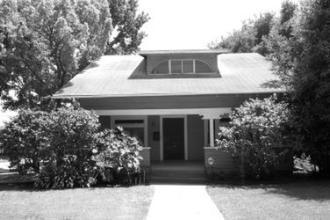
#> input picture models/images/scene_categories/CALsuburb/image_0019.jpg, 330 x 220 px, found by its file name; its folder holds 3 pictures in this run
$ jupyter execute --allow-errors Scene_recognition.ipynb   (shell and % lines are left out)
#> lines starting #> are read from the running program, lines starting #| are printed output that depends on the picture
# Scene Recognition by Combining Local and Global Image Descriptors

**Approach** : We make use of global feature descriptors as well as local feature descriptors simultaneously to represent each image, to improve recognition accuracy. Our basic steps are as follows

**1. Feature Extraction** : From each image, we first extract DAISY features [1] corresponding to the keypoints detected from the image. We make use of the skimage library (scikit-image) [2] for feature extraction. Corresponding to each keypoint in the image, there would be a DAISY descriptor with dimensions controlled by the parameters step size (distance between descriptor sampling points) and radius (describing size of the scanning area). We also extract a standard HOG descriptor corresponding to the entire image at a different granularity (by making use of the parameters pixels_per_cell, cells_per_block and orientations), effectively allowing us to choose features at different scales.

**2. Encoding** : We make use of the local DAISY features corresponding to each keypoints, to perform the encoding. We use the standard "bag-of-visual-words" concept here. Concretely, we apply K-means algorithm to quantize DAISY features into 'K' clusters to form "visual words". Thus, K becomes the size of our vocabulary. Corresponding to each image, we construct a histogram with 'K' as the dimensionality, based on this vocabulary.

**3. Pooling** : We make use of a 2-level pooling scheme. From the DAISY features, we construct a histogram by representing frequency of each visual word in each image. We do this by taking each key point in the image and looking up the cluster_id corresponding to that DAISY descriptor and incrementing the count corresponding to that bin in our histogram. This procedure is effectively a "sum pooling". We do an L2 normalization of the resulting histogram to form a "DAISY histogram feature". For the 2nd level pooling, we take the HOG global descriptor corresponding to each image and do an L2 normalization followed by a concatenation with the corresponding DAISY histogram feature.

**4. Classification** : We make use of the standard SVM classifier with various kernels. We utilize the sckit-learn (sklearn) library [3] for the SVM implementations. We do cross-validation by randomly splitting the dataset into a training and testing set. We construct the "visual vocabulary" as well as training feature vectors from the training split. We report the overall accuracy, confusion-matrix as well as standard information-retrieval statistics such as Precision, Recall and F-measure.

#### REFERENCES ########

[1] Tola, Engin, Vincent Lepetit, and Pascal Fua. "A fast local descriptor for dense matching." Computer Vision and Pattern Recognition, 2008. CVPR 2008. IEEE Conference on. IEEE, 2008.

[2] Van der Walt, Stefan, et al. "scikit-image: image processing in Python." PeerJ 2 (2014): e453.

[3] Pedregosa, Fabian, et al. "Scikit-learn: Machine learning in Python." Journal of Machine Learning Research 12.Oct (2011): 2825-2830.

In case if you find our code to be helpful, please consider citing our paper http://arxiv.org/abs/1702.06850. Wilson, J., Arif, M. (2017). Scene Recognition by Combining Local and Global Image Descriptors. arXiv preprint arXiv:1702.06850.

[cell 1]
### import required libraries ###
### file/folder manipulation ###
from urllib.request import urlretrieve
from os import listdir
from os.path import isfile, join, exists
from zipfile import ZipFile
##for random split of dataset into a training set and a test set ###
from sklearn.model_selection import train_test_split
## image processing routines for feature extraction/transformation##
from skimage.feature import daisy,hog
from skimage import io
from skimage.color import rgb2gray
import skimage
import numpy as np
import pandas as pd
from tqdm import tqdm
import matplotlib.pyplot as plt

from sklearn.cluster import KMeans
from sklearn.cluster import MiniBatchKMeans
from sklearn import svm

from sklearn import metrics
from sklearn.metrics import accuracy_score
from sklearn.metrics import confusion_matrix
from sklearn.metrics import classification_report

import matplotlib.pyplot as plt

#### Download Dataset

[cell 2]
import os
import zipfile

zip_path = r"C:\Users\GOWTHAM\OneDrive\Desktop\VARUN\ChordShot\models\images\scene_categories (1).zip"
extract_path = r"C:\Users\GOWTHAM\OneDrive\Desktop\VARUN\ChordShot\models\images\scene_categories"

# Check if the folder already exists
if not os.path.exists(extract_path):
    print("Extracting scene_categories.zip...")

    with zipfile.ZipFile(zip_path, "r") as zip_ref:
        zip_ref.extractall(extract_path)

    print("Extraction complete!")
else:
    print("Dataset already extracted.")

#### Get all the filenames (including the full path) in a folder as a list.

[cell 3]
import os

def get_filenames(path):
    """Returns a list of file paths in the given directory."""
    return [os.path.join(path, f) for f in os.listdir(path) if os.path.isfile(os.path.join(path, f))]

[cell 4]
file_list = get_filenames(r"C:\Users\GOWTHAM\OneDrive\Desktop\VARUN\ChordShot\models")
print(file_list)

#### Function to extract daisy features as well as hog features from an image

[cell 5]
def extract_daisy_and_hog_features_from_image(
    file_path,
    daisy_step_size=32,
    daisy_radius=32,
    hog_pixels_per_cell=16,
    hog_cells_per_block=1
):
    """Extracts DAISY and HOG features from an image."""

    # Read the image
    img = io.imread(file_path)

    # Convert to grayscale only if it has 3 channels (RGB)
    if len(img.shape) == 3:
        img = rgb2gray(img)

    # Resize the image to a standard size
    img = skimage.transform.resize(img, (300, 250))

    # Extract DAISY features
    descs = daisy(
        img, step=daisy_step_size, radius=daisy_radius, rings=2,
        histograms=8, orientations=8, visualize=False
    )

    # Reshape DAISY descriptors
    descs_num = descs.shape[0] * descs.shape[1]
    daisy_descriptors = descs.reshape(descs_num, descs.shape[2])

    # Extract HOG features
    hog_descriptor = hog(
        img, orientations=8, pixels_per_cell=(hog_pixels_per_cell, hog_pixels_per_cell),
        cells_per_block=(hog_cells_per_block, hog_cells_per_block),
        visualize=False, feature_vector=True
    )

    return daisy_descriptors, hog_descriptor

[cell 6]
from skimage.io import imread
def plot_file(fname):
    """Reads an image file and plots it in grayscale."""
    img_data = imread(fname)

    # Convert to grayscale only if the image has 3 channels (RGB)
    if len(img_data.shape) == 3:
        img_data = rgb2gray(img_data)

    plt.imshow(img_data, cmap='Greys_r')
    plt.axis("off")  # Hide axis for a cleaner look
    plt.show()

[cell 7]
base_path = r"C:\Users\GOWTHAM\OneDrive\Desktop\VARUN\ChordShot\models\images\scene_categories"

# Correct file path
fname = os.path.join(base_path, r"C:\Users\GOWTHAM\OneDrive\Desktop\VARUN\ChordShot\models\images\scene_categories\kitchen\image_0001.jpg")

# Plot the image (fixed function)
#> (the rest of this cell did not finish here and is left out)

[cell 8]
img_width = 300
#> img_width = 300
img_height = 250
hog_pixels_per_cell = 16
orientations = 8

print("HOG vector size =", (img_width // hog_pixels_per_cell) * (img_height // hog_pixels_per_cell) * orientations)
#| HOG vector size = 2160

#### Load file names corresponding to each scene category into lists

[cell 9]
category_names = [d for d in os.listdir(base_path) if os.path.isdir(os.path.join(base_path, d))]
# Print category names with their assigned numeric labels
for i, category in enumerate(category_names):
    print(category, "=", i)

print("Total categories:", len(category_names))
# Initialize lists to store image file paths and labels
dataset_filenames = []
dataset_labels = []

# Loop through each category (folder)
for category in category_names:
    category_path = os.path.join(base_path, category)  # Correct path joining
    category_filenames = get_filenames(category_path)  # Get all file paths in that category

    # Assign a label (index of the category in category_names)
    category_labels = np.ones(len(category_filenames)) * category_names.index(category)
    category_labels = category_labels.astype(int)  # Convert labels to integers

    # Add filenames and labels to the dataset lists
    dataset_filenames.extend(category_filenames)
    dataset_labels.extend(category_labels)

[cell 10]
print ("total dataset size:",len(dataset_filenames))

#### Split into training files and testing files

[cell 11]
train_filenames,test_filenames,train_labels,test_labels=train_test_split(dataset_filenames,dataset_labels,test_size=0.6,random_state=42)
print ('total files in training split:',len(train_filenames))
print ('total files in testing split:',len(test_filenames))

#### Extract features from training datasplit for downstream processing, takes aprox 12 mins for a standard laptop

[cell 12]
training_data_feature_map={} ##map to store daisy feature as well as hog feature for all training datapoints
daisy_descriptor_list=[] ##list to store all daisy descriptors to form our visual vocabulary by clustering
counter=0
for fname in tqdm(train_filenames):
    daisy_features,hog_feature=extract_daisy_and_hog_features_from_image(fname,daisy_step_size=8,daisy_radius=8)
#> in extract_daisy_and_hog_features_from_image, img is the input picture: shape (220, 330); min 0, max 255, mean 127.3
#> in extract_daisy_and_hog_features_from_image, `img = skimage.transform.resize(img, (300, 250))`:
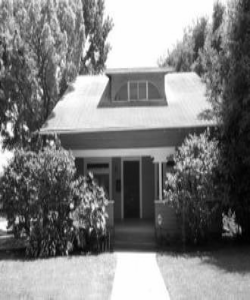
#> img: shape (300, 250) float64; min 0.00245, max 1, mean 0.499
#> in extract_daisy_and_hog_features_from_image, `daisy_descriptors = descs.reshape(descs_num, descs.shape[2])`:
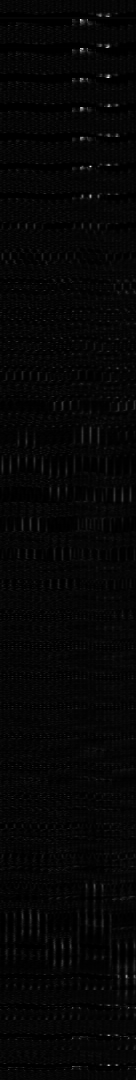
#> daisy_descriptors: shape (1080, 136) float64; min 4.63e-11, max 0.294, mean 0.00735; drawn with min black and max white
#> in extract_daisy_and_hog_features_from_image, `hog_descriptor = hog( img, orientations=8, pixels_per_cell=(hog_pixels..`: hog_descriptor = 2160 values, max 1 at index 204, min 0 at index 57, mean 0.321
#> hog_feature has the same summary as hog_descriptor in extract_daisy_and_hog_features_from_image
    ###extract DAISY features and HOG features from the image and save in a map###
    training_data_feature_map[fname]=[daisy_features,hog_feature]
    daisy_descriptor_list=daisy_descriptor_list+list(daisy_features)
#> daisy_descriptor_list = 1080 items

[cell 13]
print ("Total daisy descriptors:",len(daisy_descriptor_list))
#| Total daisy descriptors: 1080

#### Now to form "visual-words", we cluster DAISY features to form a vocabulary, we form a histogram feature (daisy histogram) corresponding to each feature of 'number_of_clusters' dimensions
input: list of DAISY features and number of clusters

output: a trained cluster model which will allow to get the cluster id corresponding to any input daisy feature

[cell 14]
def cluster_daisy_features(daisy_feature_list, number_of_clusters):
    """Clusters DAISY feature descriptors using MiniBatchKMeans."""
    km = MiniBatchKMeans(n_clusters=number_of_clusters, batch_size=number_of_clusters * 10, random_state=42)
    km.fit(daisy_feature_list)
    return km

[cell 15]
### hide warnings ##
import warnings
warnings.filterwarnings('ignore')

#### Number of clusters is set as 600#,takes aprox 10 mins to run on standard laptop

[cell 16]
daisy_cluster_model=cluster_daisy_features(daisy_descriptor_list,600)
daisy_cluster_model.n_clusters
#> Out = 600

#### Function to extract hybrid feature from images by pooling daisy histogram and hog descriptor after individual

[cell 17]
def extract_daisy_hog_hybrid_feature_from_image(fname,daisy_cluster_model):
    #incase if we have encountered the file during training, the daisy and hog features would already have been computed
    if fname in training_data_feature_map:
        daisy_features=training_data_feature_map[fname][0]
        hog_feature=training_data_feature_map[fname][1]
    else:
        daisy_features,hog_feature=extract_daisy_and_hog_features_from_image(fname,daisy_step_size=8,daisy_radius=8)

    ##find to which clusters each daisy feature belongs
    img_clusters=daisy_cluster_model.predict(daisy_features)
    cluster_freq_counts=pd.DataFrame(img_clusters,columns=['cnt'])['cnt'].value_counts()
    bovw_vector=np.zeros(daisy_cluster_model.n_clusters) ##feature vector of size as the total number of clusters
    for key in cluster_freq_counts.keys():
        bovw_vector[key]=cluster_freq_counts[key]

    bovw_feature=bovw_vector/np.linalg.norm(bovw_vector)
    hog_feature=hog_feature/np.linalg.norm(hog_feature)
    return list(bovw_feature)+list(hog_feature)

#### Training data feature extraction

[cell 18]
XTRAIN=[]
YTRAIN=[]
for i in tqdm(range(len(train_filenames))):
    XTRAIN.append(extract_daisy_hog_hybrid_feature_from_image(train_filenames[i],daisy_cluster_model))
#> in extract_daisy_hog_hybrid_feature_from_image, `hog_feature=training_data_feature_map[fname][1]`: hog_feature has the same summary as hog_descriptor in extract_daisy_and_hog_features_from_image
#> in extract_daisy_hog_hybrid_feature_from_image, `img_clusters=daisy_cluster_model.predict(daisy_features)`: img_clusters = 1080 values, max 599 at index 552, min 0 at index 912, mean 289
#> the loop in extract_daisy_hog_hybrid_feature_from_image, `for key in cluster_freq_counts.keys():` made 584 passes
#> key on passes 1 to 3: 138, 454, 288
#> after the loop in extract_daisy_hog_hybrid_feature_from_image, `for key in cluster_freq_counts.keys():`: bovw_vector = 600 values, max 19 at index 138, min 0 at index 50, mean 1.8
#> in extract_daisy_hog_hybrid_feature_from_image, `bovw_feature=bovw_vector/np.linalg.norm(bovw_vector)`: bovw_feature = 600 values, max 0.307 at index 138, min 0 at index 50, mean 0.029
#> in extract_daisy_hog_hybrid_feature_from_image, `hog_feature=hog_feature/np.linalg.norm(hog_feature)`: hog_feature = 2160 values, max 0.0617 at index 204, min 0 at index 57, mean 0.0198
    YTRAIN.append(train_labels[i])

#### Train an SVM classifier and get accuracy report

[cell 19]
hybrid_classifier=svm.SVC(C=10**1.6794140624999994, gamma=10**-0.1630955304365928, decision_function_shape='ovo') #cross-validated hyper-parameters
#> (the rest of this cell did not finish here and is left out)

#> (a cell that did not finish here is left out)

[cell 21]
### show a sample classification on external file ###
external_file_name=r"C:\Users\GOWTHAM\OneDrive\Desktop\VARUN\ChordShot\images\de86842782501f14cef6639d57b3312b.jpg"
#> (the rest of this cell did not finish here and is left out)

[cell 22]
import joblib

# Save the trained classifier
joblib.dump(hybrid_classifier, "hybrid_classifier.pkl")

print("Model saved successfully as hybrid_classifier.pkl")

[cell 23]
# Load the saved model
hybrid_classifier = joblib.load("hybrid_classifier.pkl")

print("Model loaded successfully")

[cell 24]
import joblib

# Load the saved classifier
hybrid_classifier = joblib.load("hybrid_classifier.pkl")

# Verify it still works
external_file_name = r"C:\Users\GOWTHAM\OneDrive\Desktop\VARUN\ChordShot\images\de86842782501f14cef6639d57b3312b.jpg"

# Extract features again
#> (the rest of this cell did not finish here and is left out)


# Define category mapping
category_mapping = {
    0: "bedroom",
    1: "CALsuburb",
    2: "industrial",
    3: "kitchen",
    4: "livingroom",
    5: "MITcoast",
    6: "MITforest",
    7: "MIThighway",
    8: "MITinsidecity",
    9: "MITmountain",
    10: "MITopencountry",
    11: "MITstreet",
    12: "MITtallbuilding",
    13: "PARoffice",
    14: "store"
}

# Get model prediction
predicted_index = hybrid_classifier.predict([hybrid_feature_vector])[0]  # Extract the integer index

# Convert index to category name
predicted_category = category_mapping[predicted_index]

print("Prediction:", predicted_category)

[cell 25]
joblib.dump(daisy_cluster_model, "daisy_cluster_model.pkl")
#> Out = ['daisy_cluster_model.pkl']
